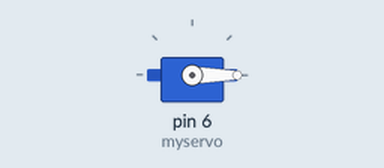
Recording of a sketch running on a simulated Arduino Uno, built with avr-gcc and run on an emulated ATmega328P. On the bench: servo.

Above: at 0.05 s.
Timing chart, 0 to 3.2 s (numbered marks = the images above):
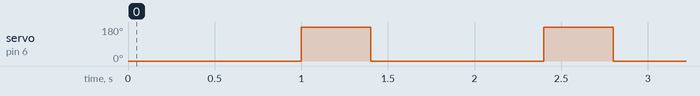

Measured:
- by itself, servo on pin 6 (myservo): alternates 180° for 0.40 s and 0° for 1.0 s

The sketch:

servo.ino
```cpp
#include<Servo.h>
Servo myservo;
void setup() {
  myservo.attach(6);
  // put your setup code here, to run once:

}

void loop() {
  myservo.write(0);
  delay(1000);
  myservo.write(360);
  delay(400);
  // put your main code here, to run repeatedly:

}
```
